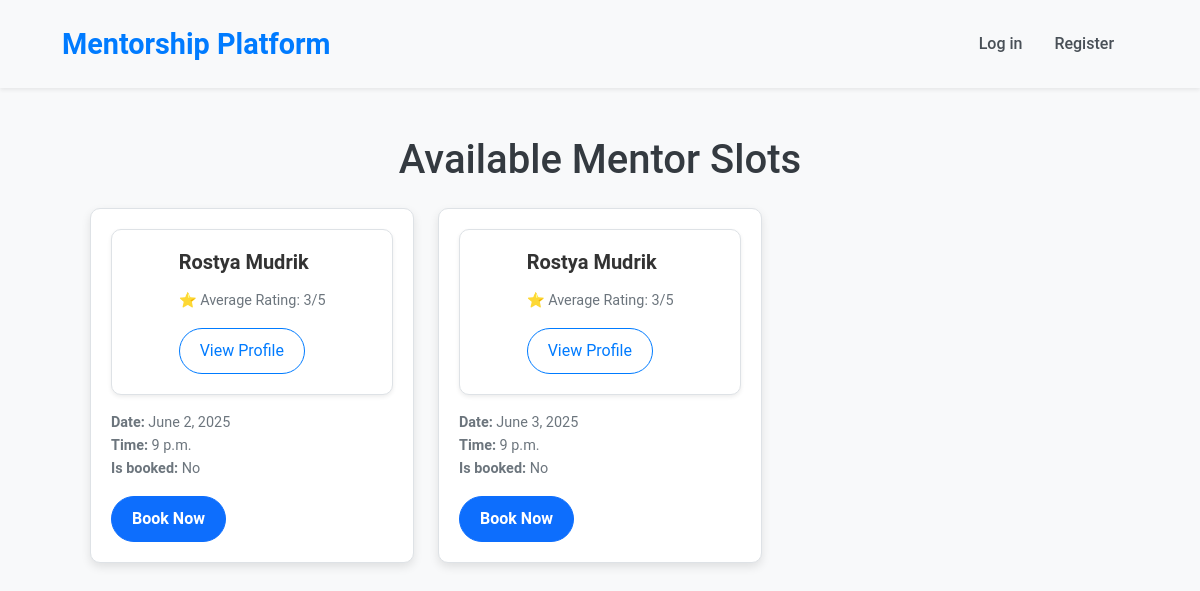
The app's page /schedule/, older data.
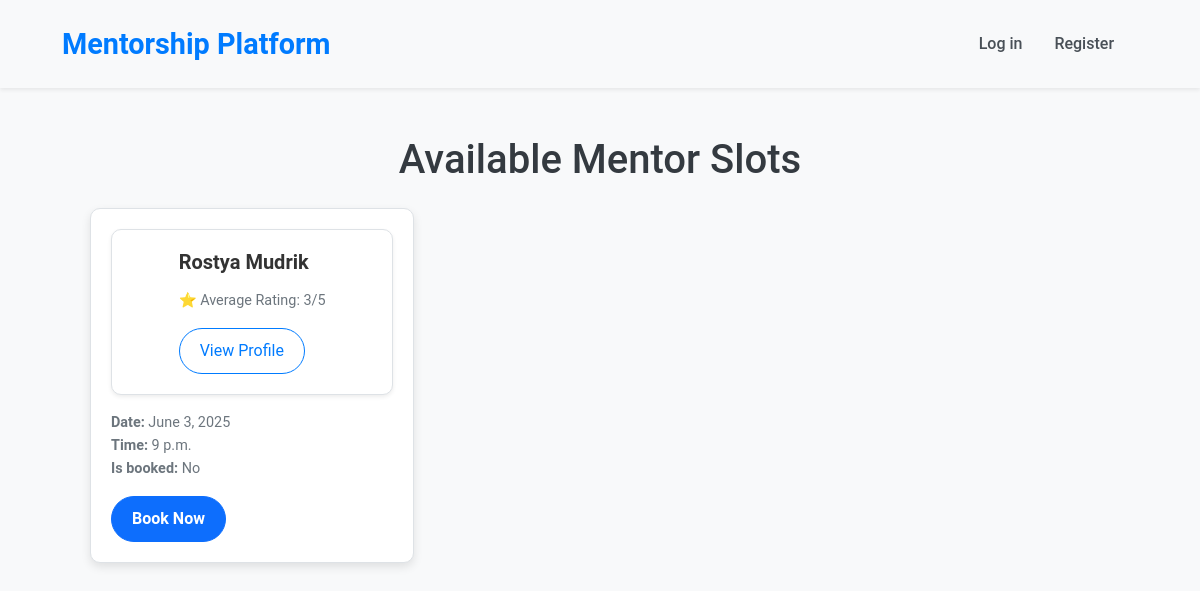
The same page, newer data.
### schedule/models.py (models this page shows, shortened)
class Slot(models.Model):
    mentor = models.ForeignKey(
        User,
        on_delete=models.CASCADE,
        limit_choices_to={'is_mentor': True},
        related_name='mentor_slots'
    )
    user = models.ForeignKey(User, on_delete=models.SET_NULL, null=True, blank=True, related_name='user_bookings')
    date = models.DateField()
    time = models.TimeField()
    is_booked = models.BooleanField(default=False)
    class Meta:
        unique_together = ('mentor', 'date', 'time')

### accounts/models.py (models this page shows, shortened)
class User(AbstractBaseUser, PermissionsMixin):
    username = models.CharField(
        max_length=30,
        unique=True,
        verbose_name="Username"
    )
    first_name = models.CharField(
        max_length=64,
        verbose_name="First Name"
    )
    last_name = models.CharField(
        max_length=64,
        verbose_name="Last Name"
    )
    email = models.EmailField(
        unique=True,
        verbose_name="Email Address"
    )
    is_email_verified = models.BooleanField(default=False)
    phone_number = models.CharField(
        unique=True,
        blank=True,
        null=True,
        verbose_name="Phone Number"
    )
    image = models.ImageField(upload_to='accounts_images', null=True, blank=True)
    is_mentor = models.BooleanField(
        default=False,
        verbose_name="Is Mentor"
    )
    is_staff = models.BooleanField(
        default=False,
        verbose_name="Is Staff"
    )
    is_active = models.BooleanField(default=True)
    USERNAME_FIELD = 'username'
    REQUIRED_FIELDS = ['email']
    objects = CustomUserManager()
    def get_full_name(self):
        return f"{self.first_name} {self.last_name}"
    def get_average_rating(self):
        return int(Review.objects.filter(mentor=self).aggregate(Avg('rating'))['rating__avg'] or 0)

### schedule/views.py (the view)
# urls.py: path('', views.SlotListView.as_view(), name='slots-list'),
class SlotListView(View):
    def get(self, request, *args, **kwargs):
        slots = Slot.objects.filter(is_booked=False)
        if not slots:
            messages.info(request, "No available slots at the moment.", extra_tags='info')
        return render(request, 'schedule/slots-list.html', {'slots': slots})

### schedule/templates/schedule/slots-list.html (shortened to what this page needs)
{% extends 'base.html' %}
{% load static %}
{% block content %}
<div class="container mt-5">
    <h1 class="text-center mb-4">Available Mentor Slots</h1>
    {% if slots %}
        <div class="row">
            {% for slot in slots %}
                <div class="col-md-4 mb-4">
                    <div class="card">
                        <div class="card-body">
                            <div class="card mb-3 shadow-sm">
                                <div class="row g-0">
                                    <div class="col-md-2">
                                    </div>
                                    <div class="col-md-10">
                                        <div class="card-body">
                                            <h5 class="card-title">{{ slot.mentor.get_full_name }}</h5>
                                            <p class="card-text">
                                                ⭐ Average Rating:
                                                {% if slot.mentor.get_average_rating %}
                                                    {{ slot.mentor.get_average_rating }}/5
                                                {% else %}
                                                    No ratings yet
                                                {% endif %}
                                            </p>
                                            <a href="{% url 'mentor-profile' slot.mentor.id %}" class="btn btn-outline-primary">View Profile</a>
                                        </div>
                                    </div>
                                </div>
                            </div>
                            <p class="card-text">
                                <strong>Date:</strong> {{ slot.date }}<br>
                                <strong>Time:</strong> {{ slot.time }}<br>
                                <strong>Is booked:</strong> {% if slot.is_booked %}Yes{% else %}No{% endif %}
                            </p>
                            {% if not slot.is_booked %}
                                <a href="{% url 'book-slot' slot.id %}" class="btn btn-primary">Book Now</a>
                            {% else %}
                                <button class="btn btn-secondary" disabled>Unavailable</button>
                            {% endif %}
                        </div>
                    </div>
                </div>
            {% endfor %}
        </div>
    {% else %}
        <p class="text-center">No available slots at the moment.</p>
    {% endif %}
</div>
{% endblock %}

Row changes from the older to the newer data that the page shows:
no longer on this page (row edited): Slot: mentor.get_full_name "Rostya Mudrik", mentor.get_average_rating "3", date "June 2, 2025", time "9 p.m.", is_booked "No"
